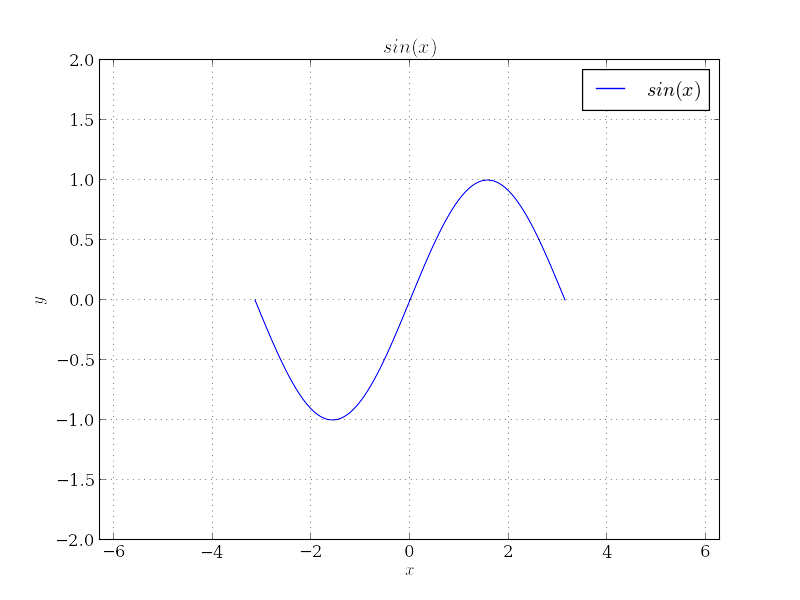

Generate this figure with Julia:
#!/usr/bin/env julia
# File: 1-plot.jl
# Author: Junfeng Li <[email redacted]>
# Description: simple plot
# Created: November 24, 2012

require("pyplot")
using pyplot

x = linspace(-pi, pi)

figure()
plot(x, sin(x), :label, E"$sin(x)$")
xlim(-2pi, 2pi)     # set xrange
ylim(-2, 2)         # set yrange
title(E"$sin(x)$")
xlabel(E"$x$")
ylabel(E"$y$")
legend()            # show legend

savefig("1-plot.png")
